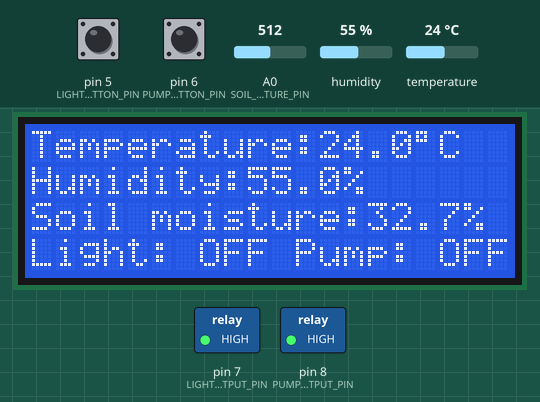
This sketch was run on a simulated Arduino Nano, built with avr-gcc and run on an emulated ATmega328P. On the bench: 20×4 character LCD, switched loads named in the sketch (green lamp = pin HIGH). Wiring (inferred from the names in the program): DHT22 sensor: data pin 4. Inputs (shaded band) come from the test bench; at power-on: pin 5 (LIGHT_BUTTON_PIN) HIGH, pin 6 (PUMP_BUTTON_PIN) HIGH, humidity 55 %, A0 (SOIL_MOISTURE_PIN) = 512, temperature 24 °C. What the sketch prints to the serial monitor is not drawn.

Above: at 2.3 s.
2.4 s: pin 5 (LIGHT_BUTTON_PIN) pulled LOW for 0.15 s
At 3.5 s:
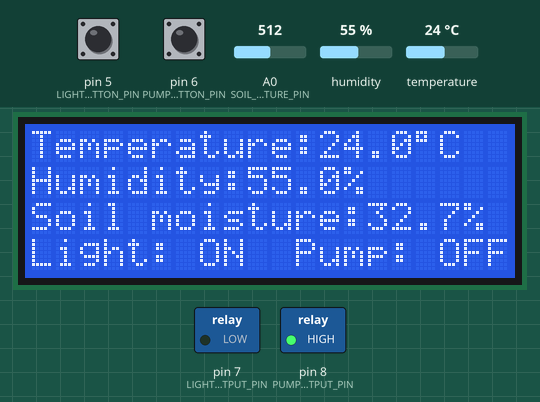
4.1 s: pin 6 (PUMP_BUTTON_PIN) pulled LOW for 0.15 s
At 4.7 s:
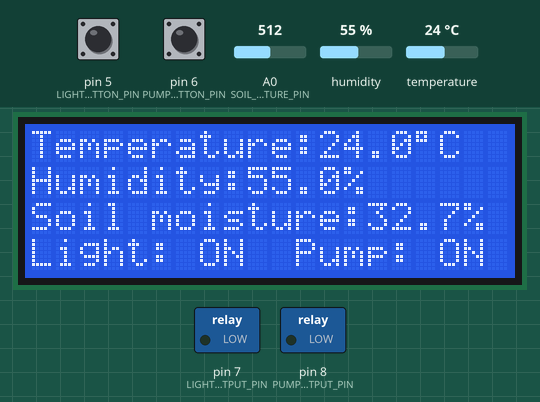
10.8 s: humidity set to 22 %
At 13.6 s:
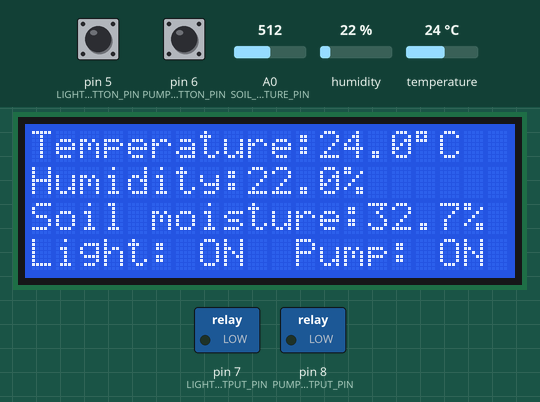
14.3 s: A0 (SOIL_MOISTURE_PIN) set to 620
At 15.6 s:
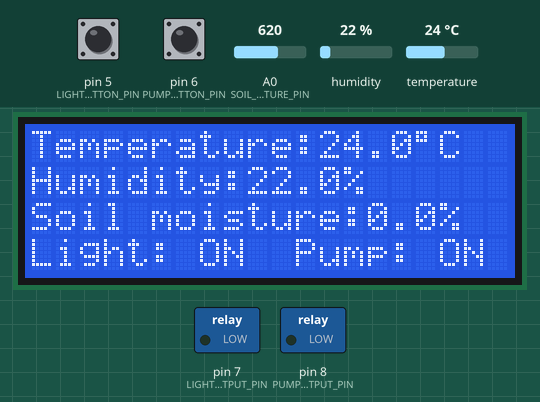
16.6 s: temperature set to 12 °C
At 18.5 s:
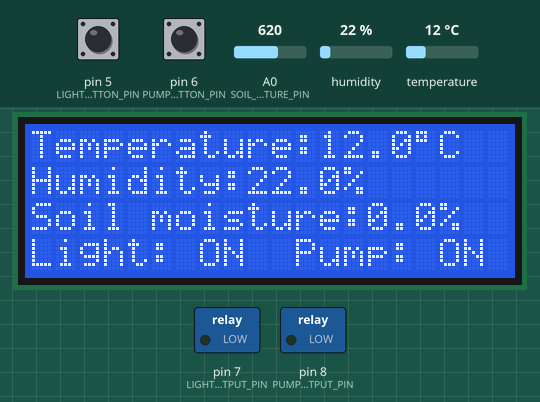
18.8 s: pin 5 (LIGHT_BUTTON_PIN) pulled LOW for 0.15 s
At 20.4 s:
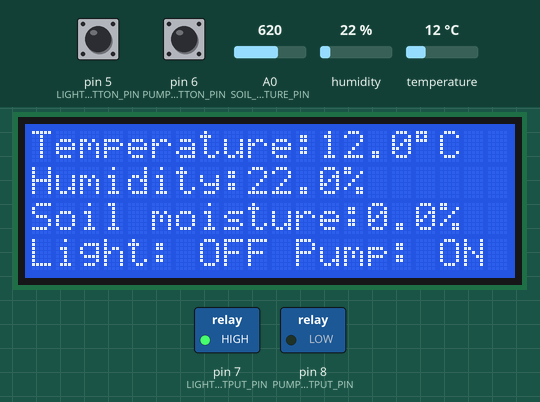
Timing chart, 0 to 21.6 s (numbered marks = the images above; inputs shaded):
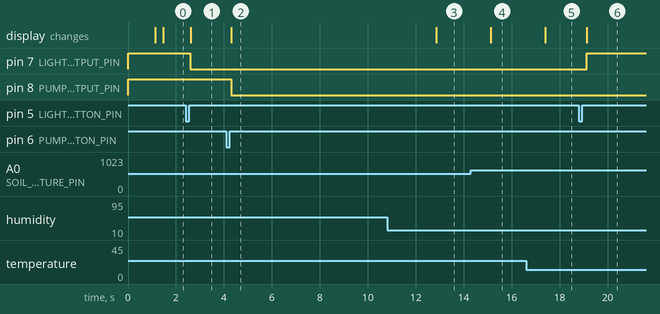

Measured:
- after the input at 2.4 s, pin 7 (LIGHT_RELAY_OUTPUT_PIN): HIGH → LOW after 0.20 s; the display: changes after 0.21 s (image 1)
- after the input at 4.1 s, pin 8 (PUMP_RELAY_OUTPUT_PIN): HIGH → LOW after 0.20 s; the display: changes after 0.21 s (image 2)
- after the input at 10.8 s, the display: changes after 2.0 s (image 3)
- after the input at 14.3 s, the display: changes after 0.82 s (image 4)
- after the input at 16.6 s, the display: changes after 0.79 s (image 5)
- after the input at 18.8 s, pin 7 (LIGHT_RELAY_OUTPUT_PIN): LOW → HIGH after 0.32 s; the display: changes after 0.33 s (image 6)

The sketch:

Growbox2000.ino
```cpp
#include <OneButton.h>
#include <DHT.h>
#include <Wire.h>
#include <LiquidCrystal_I2C.h>
#include <SoftwareSerial.h>

SoftwareSerial _serialOutput(10, 11); // RX, TX

#define SOIL_MOISTURE_PIN A0
#define LIGHT_BUTTON_PIN 5
#define LIGHT_RELAY_OUTPUT_PIN 7
#define PUMP_BUTTON_PIN 6
#define PUMP_RELAY_OUTPUT_PIN 8
#define DHT_PIN 4
#define DHTTYPE DHT21

#define SOIL_MOISTURE_MAX_VALUE 610
#define SOIL_MOISTURE_MIN_VALUE 310

#define INIT_SCREEN_DELAY_MS 1000
#define DISPLAY_UPDATE_EVERY 1000
#define READ_SOIL_MOISTURE_EVERY 100
#define WRITE_VALUES_TO_SERIAL_EVERY 1000
#define READ_DHT_EVERY 1000
#define INVERT_RELAY_SIGNAL true

DHT _dhtSensor(DHT_PIN, DHTTYPE);
LiquidCrystal_I2C _lcdDisplay(0x27, 20, 4);
OneButton _lightButton(LIGHT_BUTTON_PIN, true);
OneButton _pumpButton(PUMP_BUTTON_PIN, true);

bool _isLightEnabled = false;
bool _isPumpEnabled = false;

double _soilMoisture;
double _temperature;
double _humidity;

double _displaySoilMoisture;
double _displayHumidity;
double _displayTemperature;

unsigned long _lastUpdateDisplayTime;
unsigned long _lastReadSoilTime;
unsigned long _lastSerialWriteTime;
unsigned long _lastReadDhtSensor;

void setup() {
	Serial.begin(9600);

	pinMode(PUMP_RELAY_OUTPUT_PIN, OUTPUT);
	pinMode(LIGHT_RELAY_OUTPUT_PIN, OUTPUT);

	if (INVERT_RELAY_SIGNAL == true)
	{
		digitalWrite(PUMP_RELAY_OUTPUT_PIN, HIGH);
		digitalWrite(LIGHT_RELAY_OUTPUT_PIN, HIGH);
	}
	else
	{
		digitalWrite(PUMP_RELAY_OUTPUT_PIN, LOW);
		digitalWrite(LIGHT_RELAY_OUTPUT_PIN, LOW);
	}

	_lastUpdateDisplayTime = millis();
	_lastSerialWriteTime = millis();
	_lastReadSoilTime = millis();
	_lastReadDhtSensor = millis();

	_lightButton.attachClick(LightButtonClick);
	_pumpButton.attachClick(PumpButtonClick);

	_dhtSensor.begin();
	_serialOutput.begin(9600);

	InitializeLcd();
}

void loop() {

	if (millis() - _lastReadSoilTime > READ_SOIL_MOISTURE_EVERY)
	{
		ReadSoilMoisture();
		_lastReadSoilTime = millis();
	}

	if (millis() - _lastReadDhtSensor > READ_DHT_EVERY)
	{
		ReadDhtSensor();
		_lastReadDhtSensor = millis();
	}

	if (millis() - _lastUpdateDisplayTime > DISPLAY_UPDATE_EVERY)
	{
		SynchronizeSensorValuesAndDisplay();
		UpdateDisplayValues();
		_lastUpdateDisplayTime = millis();
	}

	if (millis() - _lastSerialWriteTime > WRITE_VALUES_TO_SERIAL_EVERY)
	{
		WriteValuesToSerial();
		_lastSerialWriteTime = millis();
	}
	_lightButton.tick();
	_pumpButton.tick();
 }

void LightButtonClick()
{
	_isLightEnabled = !_isLightEnabled;

	if (INVERT_RELAY_SIGNAL == true)
	{
		if (_isLightEnabled == true)
			digitalWrite(LIGHT_RELAY_OUTPUT_PIN, LOW);
		else
			digitalWrite(LIGHT_RELAY_OUTPUT_PIN, HIGH);
	}
	else
	{
		if (_isLightEnabled == true)
			digitalWrite(LIGHT_RELAY_OUTPUT_PIN, HIGH);
		else
			digitalWrite(LIGHT_RELAY_OUTPUT_PIN, LOW);
	}

	UpdateButtonsInfoOnScreen();
}

void PumpButtonClick()
{
	_isPumpEnabled = !_isPumpEnabled;

	if (INVERT_RELAY_SIGNAL == true)
	{
		if (_isPumpEnabled == true)
			digitalWrite(PUMP_RELAY_OUTPUT_PIN, LOW);
		else
			digitalWrite(PUMP_RELAY_OUTPUT_PIN, HIGH);
	}
	else
	{
		if (_isPumpEnabled == true)
			digitalWrite(PUMP_RELAY_OUTPUT_PIN, HIGH);
		else
			digitalWrite(PUMP_RELAY_OUTPUT_PIN, LOW);
	}

	UpdateButtonsInfoOnScreen();
}

void InitializeLcd()
{
	_lcdDisplay.init();
	_lcdDisplay.backlight();
	_lcdDisplay.clear();

	_lcdDisplay.setCursor(4, 1);
	_lcdDisplay.print("Growbox 2000");
	_lcdDisplay.setCursor(8, 2);
	_lcdDisplay.print("v1.0");

	delay(INIT_SCREEN_DELAY_MS);

	_lcdDisplay.clear();
	_lcdDisplay.setCursor(0, 0);
	_lcdDisplay.print("Temperature: ");
	_lcdDisplay.setCursor(0, 1);
	_lcdDisplay.print("Humidity:");
	_lcdDisplay.setCursor(0, 2);
	_lcdDisplay.print("Soil moisture:");
	_lcdDisplay.setCursor(0, 3);
	_lcdDisplay.print("Light: ");
	_lcdDisplay.setCursor(11, 3);
	_lcdDisplay.print("Pump: ");
}

void ReadSoilMoisture()
{
	int sensorValue = analogRead(SOIL_MOISTURE_PIN);
	_soilMoisture = mapDouble(sensorValue, SOIL_MOISTURE_MAX_VALUE, SOIL_MOISTURE_MIN_VALUE, 0, 100);

	if (_soilMoisture < 0)
		_soilMoisture = 0;
	else if (_soilMoisture > 100)
		_soilMoisture = 100;
}

void ReadDhtSensor()
{
	float temperatureReading = _dhtSensor.readTemperature();
	float humidityReading = _dhtSensor.readHumidity();

	if (isnan(temperatureReading) == false)
		_temperature = temperatureReading;

	if (isnan(humidityReading) == false)
		_humidity = humidityReading;
}

void UpdateDisplayValues()
{
	_lcdDisplay.setCursor(12, 0);
	_lcdDisplay.print("        ");

	_lcdDisplay.setCursor(12, 0);
	_lcdDisplay.print(_displayTemperature, 1);
	_lcdDisplay.print((char)223);
	_lcdDisplay.print("C");

	_lcdDisplay.setCursor(9, 1);
	_lcdDisplay.print("           ");

	_lcdDisplay.setCursor(9, 1);
	_lcdDisplay.print(_displayHumidity, 1);
	_lcdDisplay.print("%");

	_lcdDisplay.setCursor(14, 2);
	_lcdDisplay.print("      ");

	_lcdDisplay.setCursor(14, 2);
	_lcdDisplay.print(_displaySoilMoisture, 1);
	_lcdDisplay.print("%");

	UpdateButtonsInfoOnScreen();
}

void UpdateButtonsInfoOnScreen()
{
	_lcdDisplay.setCursor(7, 3);
	_lcdDisplay.print("   ");

	_lcdDisplay.setCursor(7, 3);
	if (_isLightEnabled == true)
		_lcdDisplay.print("ON");
	else
		_lcdDisplay.print("OFF");

	_lcdDisplay.setCursor(17, 3);
	_lcdDisplay.print("   ");

	_lcdDisplay.setCursor(17, 3);
	if (_isPumpEnabled == true)
		_lcdDisplay.print("ON");
	else
		_lcdDisplay.print("OFF");
}

void SynchronizeSensorValuesAndDisplay()
{
	_displaySoilMoisture = _soilMoisture;
	_displayTemperature = _temperature;
	_displayHumidity = _humidity;
}

double mapDouble(double x, double in_min, double in_max, double out_min, double out_max)
{
	return (x - in_min) * (out_max - out_min) / (in_max - in_min) + out_min;
}

void WriteValuesToSerial()
{
	String outputJson = "{ \"Temperature\": " + (String)_temperature + ", \"Humidity\": " + (String)_humidity + ", \"SoilMoisture\": " + (String)_soilMoisture + ", \"IsPumpEnabled\": " + (String)_isPumpEnabled + ", \"IsLightEnabled\": " + (String)_isLightEnabled + " }";
	Serial.println(outputJson);
	_serialOutput.println(outputJson);
}
```
